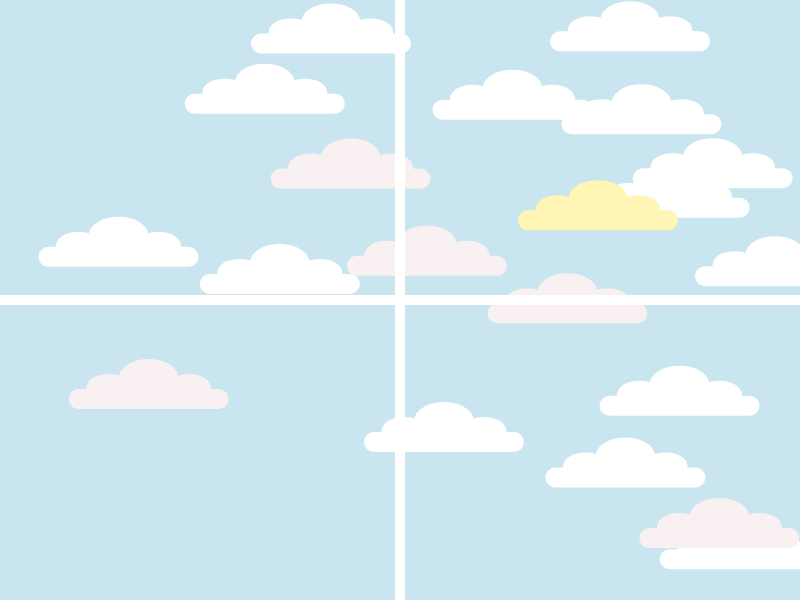
Frame 1 (no input)
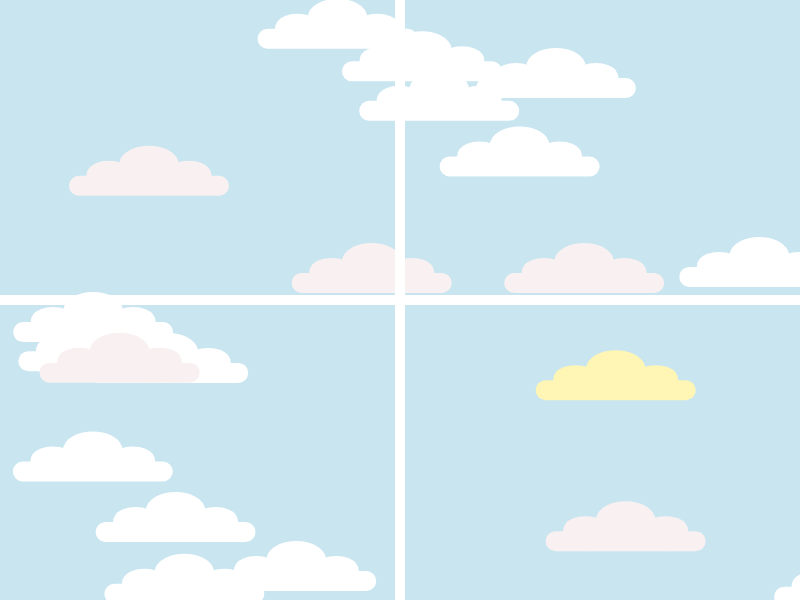
Frame 2 (the mouse pressed at the canvas centre, redrawn once)

The p5.js sketch that drew these frames (run headless with seeded random() and noise() and a simulated clock; the mouse was pressed at the canvas centre and the sketch redrawn once):

// p5.js sketch
// ── sketch.js
function setup() {
    createCanvas(800, 600);
}

function draw() {
    // Sky color
    background('#c8e5f0');  
    
    // Draw clouds
    randomClouds(14, '#fff');
    randomClouds(5, '#f9f1f1');
    randomClouds(1, '#FFF5B4');

    // Draw window's frame
    drawFrames(4)

    noLoop();
}

// numSectors: number of frames to draw
function drawFrames(numSectors) {
    let centreX = 400; // Center of the canvas
    let centreY = 300; // Center of the canvas
    let len = 800; // length of each frame line

    for (let i = 0; i < numSectors; i++) {
        // Calculate the angle
        let angle = i * TWO_PI / numSectors;
        // Calculate the end point of the line based on the angle
        let endX = centreX + cos(angle) * len;
        let endY = centreY + sin(angle) * len;
        
        stroke('#fff');
        strokeWeight(10);
        line(centreX, centreY, endX, endY);
    }
}

// number: number of clouds to draw
// color: color of the clouds
function randomClouds(number, color) {
   for (let i = 0; i < number; i++) {  
        // Random position for the cloud
        let x = random(800);
        let y = random(600);
        // Length of the cloud's base line
        let len = 140; 

        stroke(color);
        fill(color)
        strokeWeight(20);

        // Base line of the cloud
        line(x, y, x+len, y); 

        ellipse(x+30, y-10, 25, 10); // Left part of the cloud
        ellipse(x+70, y-20, 40, 20); // Middle part of the cloud
        ellipse(x+110, y-10, 25, 10); // Right part of the cloud
   }
}

// function drawPie(numSectors) {
//     let centreX = 400;
//     let centreY = 300;
//     let radius = 1200;

    
//     let anglePerSector = 360 / numSectors;
//     for (let i = 0; i < numSectors; i++) {
//         let startAngle = radians(i * anglePerSector);
//         let endAngle = radians((i + 1) * anglePerSector);
        
  
//         stroke(255);
//         strokeWeight(10);
//         fill(138, 195, 206);

//         arc(centreX, centreY, radius, radius, startAngle, endAngle, PIE);

//     }
// }
